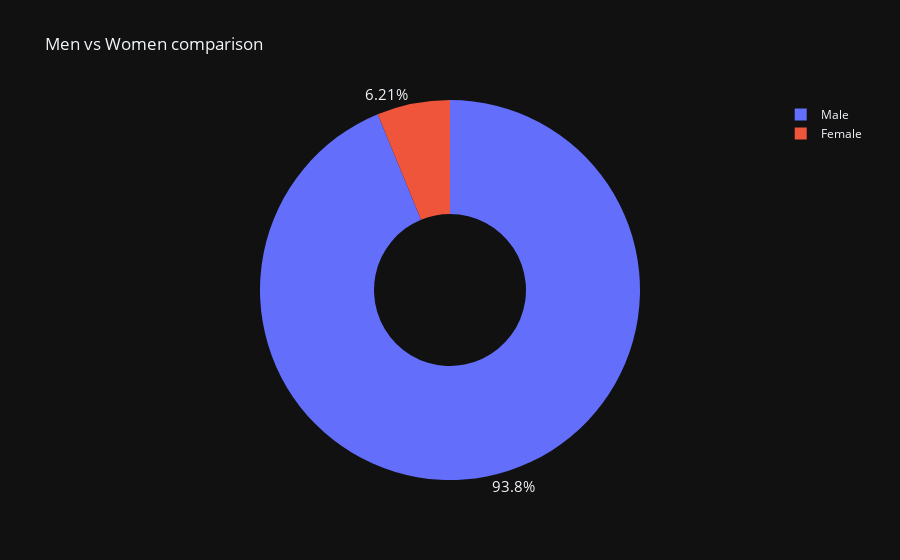

Notebook code for this chart:
### Markdown cell above
u**Challenge**: Create a [donut chart using plotly](https://plotly.com/python/pie-charts/) which shows how many prizes went to men compared to how many prizes went to women. What percentage of all the prizes went to women?

### Code cell
men_women = df_data.sex.value_counts()
fig = px.pie(labels=men_women.index,
values=men_women.values,
title="Men vs Women comparison",
names=men_women.index,
hole=0.4,
)
fig.update_traces(textposition='outside',
                  textinfo='percent',
                  textfont_size=15)

fig.show()

### Figure 1 — Plotly figure (JSON) as saved in the notebook; plotly's stock layout.template omitted (floating-point values rounded to 4 significant figures)
{"data": [{"domain": {"x": [0.0, 1.0], "y": [0.0, 1.0]}, "hole": 0.4, "hovertemplate": "label=%{label}<br>value=%{value}<extra></extra>", "labels": ["Male", "Female"], "legendgroup": "", "name": "", "showlegend": true, "values": [876, 58], "type": "pie", "textfont": {"size": 15}, "textinfo": "percent", "textposition": "outside"}], "layout": {"legend": {"tracegroupgap": 0}, "title": {"text": "Men vs Women comparison"}}}
